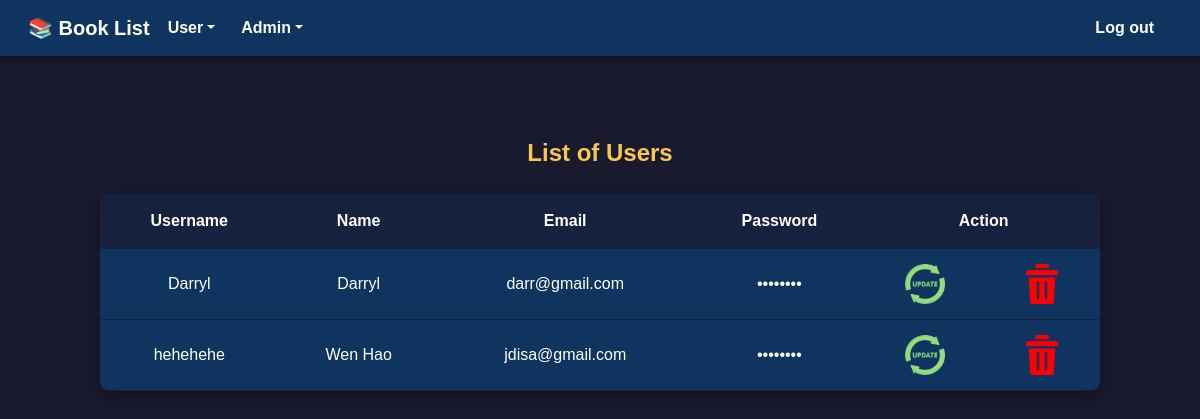
Page /list_user.php on the committed database.
### tables this page shows
CREATE TABLE `users` (
  `id` int NOT NULL,
  `name` varchar(50) NOT NULL,
  `username` varchar(20) NOT NULL,
  `email` varchar(100) NOT NULL,
  `password` varchar(255) NOT NULL,
  `created_at` timestamp NULL DEFAULT CURRENT_TIMESTAMP,
  `avatar` varchar(255) DEFAULT 'images/user-icon.png'
);

### list_user.php (the view, shortened to what this page needs)
<?php
	include("config.php");
?>
<!DOCTYPE html>
<html lang="en">
<head>
	<link href="https://cdn.jsdelivr.net/npm/bootstrap@5.3.0/dist/css/bootstrap.min.css" rel="stylesheet">
	<link rel="stylesheet" href="header_admin.css">
</head>
<body>
<nav class="navbar navbar-expand-lg navbar-dark bg-dark px-3 fixed-top">
	<div class="container-fluid">
	<a class="navbar-brand" href="read.php">📚 Book List</a>
		<div class="collapse navbar-collapse" id="navbarNavDropdown">
			<ul class="navbar-nav me-auto">
				<li class="nav-item dropdown">
					<a class="nav-link dropdown-toggle" href="#" role="button" data-bs-toggle="dropdown">User</a>
				</li>
				<li class="nav-item dropdown">
					<a class="nav-link dropdown-toggle" href="#" role="button" data-bs-toggle="dropdown">Admin</a>
				</li>
			</ul>
			<ul class="navbar-nav">
				<li class="nav-item">
					<a class="nav-link" href="admin-login.php">Log out</a>
				</li>
			</ul>
		</div>
	</div>
</nav>
<div class="table-responsive">
<table class="users">
	<caption>List of Users</caption>
	<tr>
		<th>Username</th>
		<th>Name</th>
		<th>Email</th>
		<th>Password</th>
		<th colspan="2">Action</th>
	</tr>
	<?php
		$sql = "SELECT * FROM users";
		$result = mysqli_query($conn, $sql);
		while($users = mysqli_fetch_array($result)) {
			$username = $users["username"];
			echo "<tr>
				<td>{$users['username']}</td>
				<td class='name'>{$users['name']}</td>
				<td>{$users['email']}</td>
				<td>••••••••</td>
				<td>
					<a href='user_update.php?username=$username'>
						<img src='images/update.png' width='40' title='Update'>
					</a>
				</td>
				<td>
					<a href='javascript:deleteUser(\"$username\");'>
						<img src='images/delete.png' width='40' title='Delete'>
					</a>
				</td>
			</tr>";
		}
	?>
</table>
</div>
</body>
</html>

### header_admin.css (style rules this page uses)
body { background-color: #1a1a2e; color: #e0e0e0; font-family: 'Poppins', sans-serif; padding-top: 70px; }
.navbar { background-color: #0f3460 !important; box-shadow: 0 4px 6px rgba(0, 0, 0, 0.3); }
.navbar-brand, .navbar-nav .nav-link { color: #ffffff !important; font-weight: bold; margin-right: 10px; }
.navbar .navbar-nav:last-child .nav-link { margin-left: auto; }
table.users { margin: 40px auto; width: 90%; max-width: 900px; min-width: 650px; border-collapse: collapse; background-color: #0f3460; box-shadow: 0 5px 15px rgba(0, 0, 0, 0.4); border-radius: 10px; overflow: hidden; }
table.users caption { caption-side: top; font-size: 1.5rem; color: #f9c74f; margin-bottom: 15px; padding-top: 10px; font-weight: bold; text-align: center; }
.table-responsive { overflow-x: auto; -webkit-overflow-scrolling: touch; }

### list_user.php (style rules this page uses)
body { background-color: #1a1a2e; color: #e0e0e0; font-family: 'Poppins', sans-serif; padding-top: 70px; }
table.users { margin: 40px auto; width: 90%; max-width: 1000px; border-collapse: collapse; background-color: #0f3460; box-shadow: 0 5px 15px rgba(0, 0, 0, 0.4); border-radius: 10px; overflow: hidden; }
table.users caption { font-size: 1.5rem; color: #f9c74f; margin: 15px; font-weight: bold; }
table.users th, table.users td { padding: 15px; text-align: center; border-bottom: 1px solid #16213e; color: #fff; }
table.users th { background-color: #16213e; font-size: 1rem; }
img { cursor: pointer; transition: transform 0.2s ease; }

### rows in the picture
users: username "Darryl", name "Darryl", email "darr@gmail.com"
users: username "hehehehe", name "Wen Hao", email "jdisa@gmail.com"
